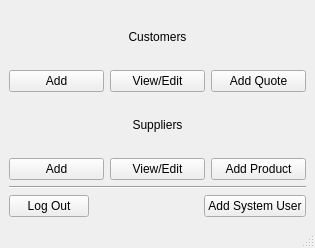
<?xml version="1.0" encoding="UTF-8"?>
<ui version="4.0">
 <class>MainMenu</class>
 <widget class="QMainWindow" name="MainMenu">
  <property name="geometry">
   <rect>
    <x>0</x>
    <y>0</y>
    <width>315</width>
    <height>248</height>
   </rect>
  </property>
  <property name="windowTitle">
   <string>PMS Main Menu</string>
  </property>
  <widget class="QWidget" name="centralwidget">
   <layout class="QVBoxLayout" name="verticalLayout_2">
    <item>
     <layout class="QVBoxLayout" name="verticalLayout">
      <item>
       <widget class="QLabel" name="label">
        <property name="text">
         <string>Customers</string>
        </property>
        <property name="alignment">
         <set>Qt::AlignCenter</set>
        </property>
       </widget>
      </item>
      <item>
       <layout class="QHBoxLayout" name="horizontalLayout_2">
        <item>
         <widget class="QPushButton" name="customerAdd">
          <property name="text">
           <string>Add</string>
          </property>
         </widget>
        </item>
        <item>
         <widget class="QPushButton" name="customerEdit">
          <property name="text">
           <string>View/Edit</string>
          </property>
         </widget>
        </item>
        <item>
         <widget class="QPushButton" name="quoteAdd">
          <property name="text">
           <string>Add Quote</string>
          </property>
         </widget>
        </item>
       </layout>
      </item>
      <item>
       <widget class="QLabel" name="label_2">
        <property name="text">
         <string>Suppliers</string>
        </property>
        <property name="alignment">
         <set>Qt::AlignCenter</set>
        </property>
       </widget>
      </item>
      <item>
       <layout class="QHBoxLayout" name="horizontalLayout">
        <item>
         <widget class="QPushButton" name="supplierAdd">
          <property name="text">
           <string>Add</string>
          </property>
         </widget>
        </item>
        <item>
         <widget class="QPushButton" name="supplierEdit">
          <property name="text">
           <string>View/Edit</string>
          </property>
         </widget>
        </item>
        <item>
         <widget class="QPushButton" name="productAdd">
          <property name="text">
           <string>Add Product</string>
          </property>
         </widget>
        </item>
       </layout>
      </item>
      <item>
       <widget class="Line" name="line">
        <property name="orientation">
         <enum>Qt::Horizontal</enum>
        </property>
       </widget>
      </item>
      <item>
       <layout class="QHBoxLayout" name="horizontalLayout_3">
        <item>
         <widget class="QPushButton" name="logOut">
          <property name="text">
           <string>Log Out</string>
          </property>
         </widget>
        </item>
        <item>
         <spacer name="horizontalSpacer">
          <property name="orientation">
           <enum>Qt::Horizontal</enum>
          </property>
          <property name="sizeHint" stdset="0">
           <size>
            <width>45</width>
            <height>20</height>
           </size>
          </property>
         </spacer>
        </item>
        <item>
         <widget class="QPushButton" name="userAdd">
          <property name="text">
           <string>Add System User</string>
          </property>
         </widget>
        </item>
       </layout>
      </item>
     </layout>
    </item>
   </layout>
  </widget>
  <widget class="QMenuBar" name="menubar">
   <property name="geometry">
    <rect>
     <x>0</x>
     <y>0</y>
     <width>315</width>
     <height>22</height>
    </rect>
   </property>
  </widget>
  <widget class="QStatusBar" name="statusbar"/>
 </widget>
 <resources/>
 <connections/>
</ui>
